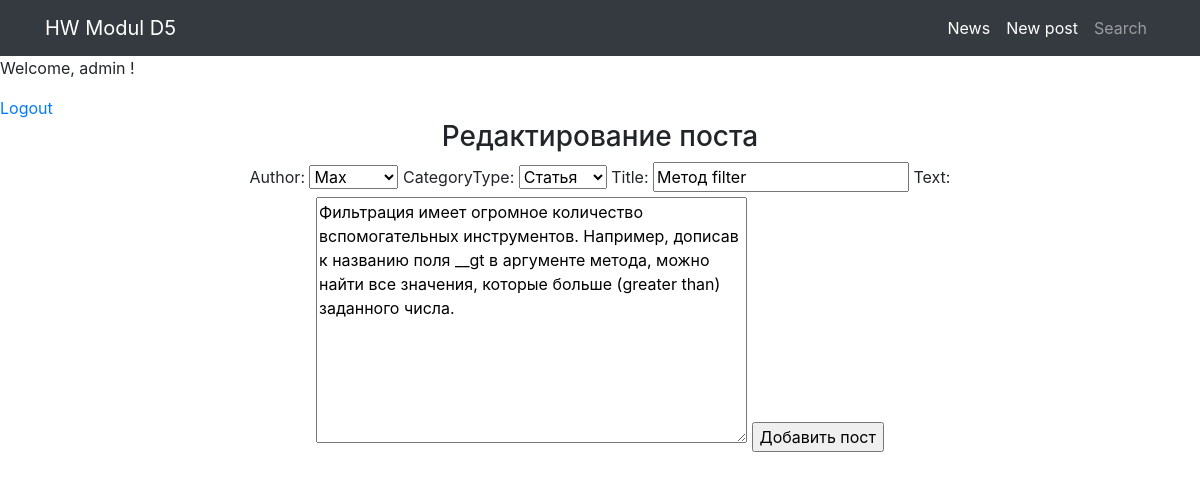
Page /edit/2 (signed in) on the committed database.
### news/models.py (models this page shows, shortened)
class Post(models.Model):
    author = models.ForeignKey(Author, on_delete=models.CASCADE)
    NEWS = 'NW'
    ARTICLE = 'AR'
    CATEGORY_CHOICES = (
        (NEWS, 'Новость'),
        (ARTICLE, 'Статья'),
    )
    categoryType = models.CharField(
        max_length=2, choices=CATEGORY_CHOICES, default=ARTICLE)
    dateCreation = models.DateTimeField(auto_now_add=True)
    postCategory = models.ManyToManyField(Category, through='PostCategory')
    title = models.CharField(max_length=128)
    text = models.TextField()
    rating = models.SmallIntegerField(default=0)

### news/views.py (the view)
# urls.py: path('edit/<int:pk>', PostUpdate.as_view(), name='post_update'),
class PostUpdate(PermissionRequiredMixin, UpdateView):
    permission_required = ('news.change_post')
    template_name = 'flatpages/edit.html'
    form_class = PostForm
    def get_object(self, **kwargs):
        id = self.kwargs.get('pk')
        return Post.objects.get(pk=id)

### news/forms.py
class PostForm(ModelForm):
    class Meta:
        model = Post
        fields = ['author', 'categoryType', 'title', 'text']

### news/models.py (called while the page is built)
    def __str__(self) -> str:
        return self.authorUser.username

### templates/flatpages/edit.html (shortened to what this page needs)
{% extends 'flatpages/default.html' %}
{% block content %}
<h3>Редактирование поста</h3>
<form method="POST">
    {{ form }}
    <input type="submit" value="Добавить пост">
</form>
{% endblock content %}

### templates/flatpages/default.html (shortened to what this page needs)
{% load static %}
<!DOCTYPE html>
<html lang="en">
<head>
  <link href="{% static 'vendor/bootstrap/css/bootstrap.min.css' %}" rel="stylesheet">
</head>
<body>
  <nav class="navbar navbar-expand-lg navbar-dark bg-dark static-top">
    <div class="container">
      <a class="navbar-brand" href="#">HW Modul D5</a>
      <div class="collapse navbar-collapse" id="navbarResponsive">
        <ul class="navbar-nav ml-auto">
          <li class="nav-item active">
            <a class="nav-link" href="/news/">News
            </a>
          </li>
          <li class="nav-item active">
            <a class="nav-link" href="{% url 'post_create' %}">New post</a>
          </li>
          <li class="nav-item">
            <a class="nav-link" href="{% url 'search' %}">Search</a>
          </li>
        </ul>
      </div>
    </div>
  </nav>
{% if user.is_authenticated %}
  <p>Welcome, {{ user.username }} !</p>
    <a href="{% url 'logout' %}">Logout</a>
{% else %}
    <a href="/accounts/login/">Login with Google</a>
{% endif %}
  <div class="container">
    <div class="row">
      <div class="col-lg-12 text-center">
       {% block content %}{% endblock content %}
      </div>
    </div>
  </div>
</body>
</html>

### rows in the picture
Post: author "Max", categoryType "Статья", title "Метод filter", text "Фильтрация имеет огромное количество вспомогательных инструментов. Например, дописав к названию поля __gt в аргументе метода, можно найти все значения, которые больше (greater than) заданного числа."

### other values in the picture
{{ user.username }} "admin"
